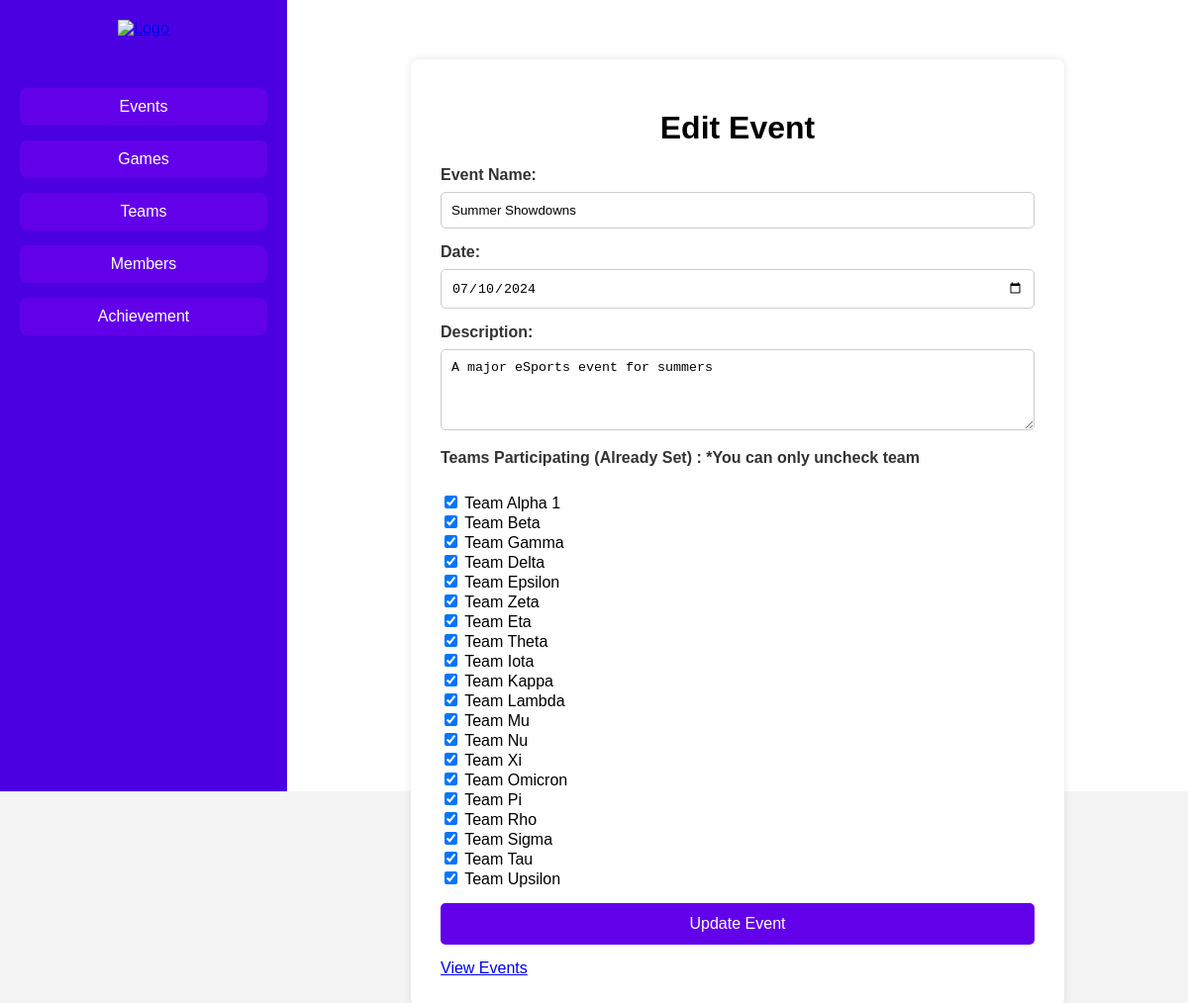
Screenshot of /views/admin/event/event-edit.php?id=1 (signed in) with the database file from the repository.
### tables this page shows
CREATE TABLE `event` (
  `idevent` int(11) NOT NULL,
  `name` varchar(45) DEFAULT NULL,
  `date` date DEFAULT NULL,
  `description` varchar(200) DEFAULT NULL
);

CREATE TABLE `team` (
  `idteam` int(11) NOT NULL,
  `idgame` int(11) NOT NULL,
  `name` varchar(45) DEFAULT NULL
);

### class/parent.php (called while the page is built, shortened)
<?php
class parentClass
{
    public function __construct()
    {
        $this->mysqli = new mysqli(SERVER_NAME, USER_NAME, PASSWORD, DB_NAME);
    }
}

### class/event.php (called while the page is built, shortened)
<?php
require_once("parent.php");
class Event extends ParentClass
{
    public function getEventById($idevent)
    {
        $sql = "SELECT * FROM event WHERE idevent = ?";
        $stmt = $this->mysqli->prepare($sql);
        $stmt->bind_param("i", $idevent);
        $stmt->execute();
        return $stmt->get_result()->fetch_assoc();
    }
}

### class/team.php (called while the page is built, shortened)
<?php
require_once("parent.php");
class Team extends ParentClass
{
    public function getAllTeams()
    {
        $sql = "SELECT * FROM team";
        $stmt = $this->mysqli->prepare($sql);
        $stmt->execute();
        return $stmt->get_result();
    }
}

### class/event_teams.php (called while the page is built, shortened)
<?php
require_once("parent.php");
class EventTeams extends ParentClass
{
    public function getTeamsByEvent($idevent)
    {
        $sql = "SELECT et.idteam, t.name
                FROM event_teams et
                JOIN team t ON et.idteam = t.idteam
                WHERE et.idevent = ?";
        $stmt = $this->mysqli->prepare($sql);
        $stmt->bind_param("i", $idevent);
        $stmt->execute();
        return $stmt->get_result();
    }
}

### views/admin/event/event-edit.php (the view, shortened to what this page needs)
<?php
require_once("../../../class/event.php");
require_once("../../../class/team.php");
require_once("../../../class/event_teams.php");
$event = new Event();
$team = new Team();
$eventTeams = new EventTeams();
if (isset($_GET['id'])) {
    $id = $_GET['id'];
    $current_event = $event->getEventById($id);
    $current_teams = $eventTeams->getTeamsByEvent($id);
    $participating_teams = [];
    while ($team_row = $current_teams->fetch_assoc()) {
        $participating_teams[] = $team_row['idteam'];
    }
}
$teams = $team->getAllTeams();
?>
<!DOCTYPE html>
<html lang="en">
<head>
    <link rel="stylesheet" href="../../../public/css/style-admin.css">
</head>
<body>
    <div class="dashboard-container">
        <div class="sidebar">
            <div class="logo">
                <a href="../dashboard.php"><img src="../../../public/images/logoubaya.png" alt="Logo"></a>
            </div>
            <ul class="nav-links">
                <li><a href="../event/event-view.php">Events</a></li>
                <li><a href="../game/game-view.php">Games</a></li>
                <li><a href="../team/team-view.php">Teams</a></li>
                <li><a href="../member/member-view.php">Members</a></li>
                <li><a href="../achievement/achievement-view.php">Achievement</a></li>
            </ul>
        </div>
        <div class="main-content">
            <div class="form-container">
                <h1>Edit Event</h1>
                <form action="event-edit.php?id=<?php echo $id; ?>" method="POST">
                    <div class="form-group">
                        <label for="name">Event Name:</label>
                        <input type="text" name="name" id="name" value="<?php echo htmlspecialchars($current_event['name']); ?>" required>
                    </div>
                    <div class="form-group">
                        <label for="date">Date:</label>
                        <input type="date" name="date" id="date" value="<?php echo htmlspecialchars($current_event['date']); ?>" required>
                    </div>
                    <div class="form-group">
                        <label for="description">Description:</label>
                        <textarea name="description" id="description" rows="4" required><?php echo htmlspecialchars($current_event['description']); ?></textarea>
                    </div>
                    <div class="form-group">
                        <label for="teams">Teams Participating (Already Set) : *You can only uncheck team</label><br>
                        <?php if ($teams->num_rows > 0): ?>
                            <?php while ($team_row = $teams->fetch_assoc()): ?>
                                <input type="checkbox" name="teams[]" value="<?php echo $team_row['idteam']; ?>"
                                    <?php echo in_array($team_row['idteam'], $participating_teams) ? 'checked' : 'disabled'; ?>>
                                <?php echo htmlspecialchars($team_row['name']); ?><br>
                            <?php endwhile; ?>
                        <?php else: ?>
                            <p>No teams available.</p>
                        <?php endif; ?>
                    </div>
                    <div class="form-group">
                        <button type="submit" class="submit-button">Update Event</button>
                    </div>
                </form>
                <a href="event-view.php" class="back-button">View Events</a>
            </div>
        </div>
    </div>
</body>
</html>

### public/css/style-admin.css (style rules this page uses)
body { margin: 0; font-family: Arial, sans-serif; background-color: #f4f4f4; }
.dashboard-container { display: flex; height: 100vh; flex-direction: row; }
.sidebar { width: 250px; background-color: #4A00E0; color: white; padding: 20px; display: flex; flex-direction: column; align-items: center; }
.sidebar .logo img { width: 150px; margin-bottom: 20px; }
.nav-links { list-style-type: none; padding: 0; width: 100%; }
.nav-links li { margin: 15px 0; }
.nav-links a { text-decoration: none; color: white; font-size: 16px; display: block; padding: 10px; text-align: center; background-color: #6200ea; border-radius: 8px; transition: background-color 0.3s; }
.main-content { flex-grow: 1; background-color: #ffffff; padding: 40px; }
.form-container { background-color: #ffffff; padding: 30px; margin-top: 20px; box-shadow: 0 0 10px rgba(0, 0, 0, 0.1); border-radius: 8px; max-width: 600px; margin-left: auto; margin-right: auto; }
.form-container h1 { text-align: center; margin-bottom: 20px; }
.form-group { margin-bottom: 15px; }
.form-group label { display: block; margin-bottom: 8px; font-weight: bold; color: #333; }
.form-group input[type="text"], .form-group input[type="date"], .form-group select, .form-group textarea { width: 100%; padding: 10px; border: 1px solid #ccc; border-radius: 5px; box-sizing: border-box; transition: border-color 0.3s ease; }
.form-group textarea { resize: vertical; }
.submit-button { background-color: #6200ea; color: white; padding: 12px 20px; border: none; border-radius: 5px; width: 100%; font-size: 16px; cursor: pointer; transition: background-color 0.3s ease; }
.main-content { padding: 40px; }

### rows the page displays
event: name "Summer Showdowns", date "07/10/2024", description "A major eSports event for summers"
team: idteam "☑", name "Team Alpha 1"
team: idteam "☑", name "Team Beta"
team: idteam "☑", name "Team Gamma"
team: idteam "☑", name "Team Delta"
team: idteam "☑", name "Team Epsilon"
team: idteam "☑", name "Team Zeta"
team: idteam "☑", name "Team Eta"
team: idteam "☑", name "Team Theta"
team: idteam "☑", name "Team Iota"
team: idteam "☑", name "Team Kappa"
team: idteam "☑", name "Team Lambda"
team: idteam "☑", name "Team Mu"
team: idteam "☑", name "Team Nu"
team: idteam "☑", name "Team Xi"
team: idteam "☑", name "Team Omicron"
team: idteam "☑", name "Team Pi"
team: idteam "☑", name "Team Rho"
team: idteam "☑", name "Team Sigma"
team: idteam "☑", name "Team Tau"
team: idteam "☑", name "Team Upsilon"
